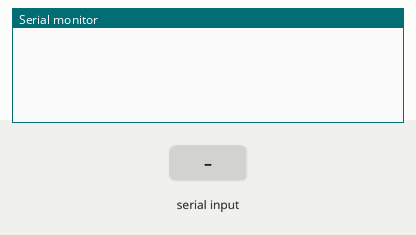
This sketch was run on a simulated Arduino Uno, built with avr-gcc and run on an emulated ATmega328P. On the bench: the last lines printed to the serial monitor. Inputs (shaded band) come from the test bench.

Above: at 1.9 s.
2.0 s: "C" received over the second serial link
At 2.7 s:
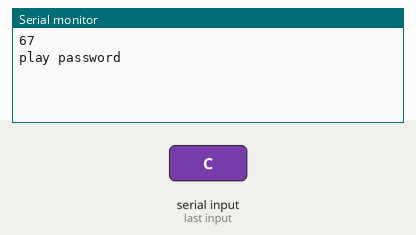
3.5 s: "A" received over the second serial link
At 4.0 s:
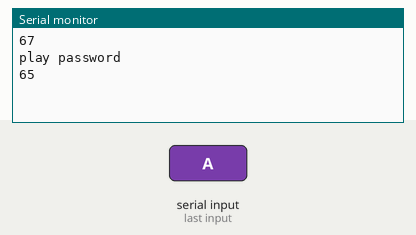

The sketch:

pauk.ino
```cpp
static int8_t Send_buf[8] = {0} ;

const int timeBetweenTracks = 90; // in secs

const int totalTracks = 31;
int currentTrack = 1;

#define CMD_PLAY_W_INDEX 0X03
#define CMD_SET_VOLUME 0X06
#define CMD_SEL_DEV 0X09
  #define DEV_TF 0X02
#define CMD_PLAY 0X0D
#define CMD_PAUSE 0X0E
#define CMD_STOP 0X16
#define CMD_SINGLE_CYCLE 0X19
  #define SINGLE_CYCLE_ON 0X00
  #define SINGLE_CYCLE_OFF 0X01
#define CMD_PLAY_W_VOL 0X22

#include <SoftwareSerial.h>
SoftwareSerial mp3Serial(4, 3); // RX, TX
int lastTimePlay; // in sec
int currentSec;

SoftwareSerial RFID(2, 10); // RX and TX
/*
 * ----------------------------------------------------------------------------
 * This is a MFRC522 library example; see https://github.com/miguelbalboa/rfid
 * for further details and other examples.
 *
 * NOTE: The library file MFRC522.h has a lot of useful info. Please read it.
 *
 * Released into the public domain.
 * ----------------------------------------------------------------------------
 * Example sketch/program which will try the most used default keys listed in
 * https://code.google.com/p/mfcuk/wiki/MifareClassicDefaultKeys to dump the
 * block 0 of a MIFARE RFID card using a RFID-RC522 reader.
 *
 * Typical pin layout used:
 * -----------------------------------------------------------------------------------------
 *             MFRC522      Arduino       Arduino   Arduino    Arduino          Arduino
 *             Reader/PCD   Uno           Mega      Nano v3    Leonardo/Micro   Pro Micro
 * Signal      Pin          Pin           Pin       Pin        Pin              Pin
 * -----------------------------------------------------------------------------------------
 * RST/Reset   RST          9             5         D9         RESET/ICSP-5     RST
 * SPI SS      SDA(SS)      10            53        D10        10               10
 * SPI MOSI    MOSI         11 / ICSP-4   51        D11        ICSP-4           16
 * SPI MISO    MISO         12 / ICSP-1   50        D12        ICSP-1           14
 * SPI SCK     SCK          13 / ICSP-3   52        D13        ICSP-3           15
 *
 */
/*
#include <SPI.h>
#include <MFRC522.h>

#define RST_PIN         9           // Configurable, see typical pin layout above
#define SS_PIN          10          // Configurable, see typical pin layout above

MFRC522 mfrc522(SS_PIN, RST_PIN);   // Create MFRC522 instance.

// Number of known default keys (hard-coded)
// NOTE: Synchronize the NR_KNOWN_KEYS define with the defaultKeys[] array
#define NR_KNOWN_KEYS   8
// Known keys, see: https://code.google.com/p/mfcuk/wiki/MifareClassicDefaultKeys
byte knownKeys[NR_KNOWN_KEYS][MFRC522::MF_KEY_SIZE] =  {
    {0xff, 0xff, 0xff, 0xff, 0xff, 0xff}, // FF FF FF FF FF FF = factory default
    {0xa0, 0xa1, 0xa2, 0xa3, 0xa4, 0xa5}, // A0 A1 A2 A3 A4 A5
    {0xb0, 0xb1, 0xb2, 0xb3, 0xb4, 0xb5}, // B0 B1 B2 B3 B4 B5
    {0x4d, 0x3a, 0x99, 0xc3, 0x51, 0xdd}, // 4D 3A 99 C3 51 DD
    {0x1a, 0x98, 0x2c, 0x7e, 0x45, 0x9a}, // 1A 98 2C 7E 45 9A
    {0xd3, 0xf7, 0xd3, 0xf7, 0xd3, 0xf7}, // D3 F7 D3 F7 D3 F7
    {0xaa, 0xbb, 0xcc, 0xdd, 0xee, 0xff}, // AA BB CC DD EE FF
    {0x00, 0x00, 0x00, 0x00, 0x00, 0x00}  // 00 00 00 00 00 00
};
*/

/*
 * Initialize.
 */
void setup() {

    Serial.begin(9600);         // Initialize serial communications with the PC
    //while (!Serial);            // Do nothing if no serial port is opened (added for Arduinos based on ATMEGA32U4)
    //SPI.begin();                // Init SPI bus
    //mfrc522.PCD_Init();         // Init MFRC522 card

    //Serial.println(F("Try the most used default keys to print block 0 of a MIFARE PICC."));
    initMp3Player();
    RFID.begin(9600);    // start serial to RFID reader
}

/*
 * Helper routine to dump a byte array as hex values to Serial.
 */
void dump_byte_array(byte *buffer, byte bufferSize) {
    for (byte i = 0; i < bufferSize; i++) {
        Serial.print(buffer[i] < 0x10 ? " 0" : " ");
        Serial.print(buffer[i], HEX);
    }
}

/*
 * Try using the PICC (the tag/card) with the given key to access block 0.
 * On success, it will show the key details, and dump the block data on Serial.
 *
 * @return true when the given key worked, false otherwise.
 */
 /*
boolean try_key(MFRC522::MIFARE_Key *key)
{
    boolean result = false;
    byte buffer[18];
    byte block = 0;
    byte status;

     Serial.println(F("Authenticating using key A..."));
    status = mfrc522.PCD_Authenticate(MFRC522::PICC_CMD_MF_AUTH_KEY_A, block, key, &(mfrc522.uid));
    if (status != MFRC522::STATUS_OK) {
        // Serial.print(F("PCD_Authenticate() failed: "));
        // Serial.println(mfrc522.GetStatusCodeName(status));
        return false;
    }

    // Read block
    byte byteCount = sizeof(buffer);
    status = mfrc522.MIFARE_Read(block, buffer, &byteCount);
    if (status != MFRC522::STATUS_OK) {
        // Serial.print(F("MIFARE_Read() failed: "));
        // Serial.println(mfrc522.GetStatusCodeName(status));
    }
    else {
        // Successful read
        result = true;
        Serial.print("@");
        //playPassword();

    }
    Serial.println();

    mfrc522.PICC_HaltA();       // Halt PICC
    mfrc522.PCD_StopCrypto1();  // Stop encryption on PCD
    return result;
}
*/

/*
 * Main loop.
 */
void loop() {
    // Look for new cards
    currentSec = millis() / 1000;
    checkForNextTrack();
    //delay(50);

     if (RFID.available() > 0) {
       int i = RFID.read();
       Serial.println(i, DEC);
       if(i == 67 || i == 65){
         //Serial.println("pika");
         playPassword();
        }
        //Serial.print(i, DEC);
        //Serial.print(" ");
     }

    delay(50);
    return;

    /*
    if ( ! mfrc522.PICC_IsNewCardPresent()){
        Serial.println("now is new card");
        return;
    }

    // Select one of the cards
    if ( ! mfrc522.PICC_ReadCardSerial()){
        Serial.println("koko");
        return;
    }

    // Show some details of the PICC (that is: the tag/card)


    // Try the known default keys
    MFRC522::MIFARE_Key key;
    for (byte k = 0; k < NR_KNOWN_KEYS; k++) {
        // Copy the known key into the MIFARE_Key structure
        for (byte i = 0; i < MFRC522::MF_KEY_SIZE; i++) {
            key.keyByte[i] = knownKeys[k][i];
        }
        // Try the key
        if (try_key(&key)) {
            // Found and reported on the key and block,
            // no need to try other keys for this PICC
            break;
        }
    }
    */
}

void initMp3Player(){
  lastTimePlay = millis() / 1000;
  currentSec = millis() / 1000;
  //pinMode(songs, INPUT_PULLUP);
  //pinMode(alarm, INPUT);
  //Serial1.begin(9600);
  mp3Serial.begin(9600);
  delay(500);//Wait chip initialization is complete
  sendCommand(CMD_SEL_DEV, DEV_TF);//select the TF card
  delay(200);//wait for 200ms
  //sendCommand(CMD_SET_VOLUME, 0X0F);//установить громкость в 15 (50%)
  sendCommand(CMD_SET_VOLUME, 0X16);//установить громкость в x1E=30 (100%)


  //sendCommand(0X17, 0X0102);//запустить зацикленное проигрывание содержимого папки "/01"
  //sendCommand(CMD_SINGLE_CYCLE, SINGLE_CYCLE_OFF);//запустить зацикленное проигрывание содержимого папки "/01"
  int songCode = word(0x01,1);
  sendCommand(0X0F, songCode);// играем трек 001 из папки 01
}

void checkForNextTrack(){

  if( currentSec - lastTimePlay > timeBetweenTracks){
    lastTimePlay = currentSec;
    currentTrack++;
    if(currentTrack > totalTracks){//totalTracks){
      currentTrack = 1;
    }

    int songCode = word(0x01, currentTrack);
    sendCommand(0X0F, songCode);// играем трек 001 из папки 01

  }
}

int passwordPlayingTime = 0;
void playPassword(){
  //if(passwordIsPlaying)
  if(currentSec - passwordPlayingTime < 0){
    return;
  }
  Serial.println("play password");
  // stop current track
  sendCommand(CMD_STOP, 0x00);//select the TF card
  // playing password track
  int songCode = word(0x02, 0x01);
  sendCommand(0X0F, songCode);// играем трек 001 из папки 02
  passwordPlayingTime = currentSec + 20;
  lastTimePlay = currentSec + 30;

}

void sendCommand(int8_t command, int16_t dat)
{
  delay(20);
  Send_buf[0] = 0x7e; //starting byte
  Send_buf[1] = 0xff; //version
  Send_buf[2] = 0x06; //the number of bytes of the command without starting byte and ending byte
  Send_buf[3] = command; //
  Send_buf[4] = 0x00;//0x00 = no feedback, 0x01 = feedback
  Send_buf[5] = (int8_t)(dat >> 8);//datah
  Send_buf[6] = (int8_t)(dat); //datal
  Send_buf[7] = 0xef; //ending byte
  for(uint8_t i=0; i<8; i++)//
  {
    mp3Serial.write(Send_buf[i]) ;
  }
}
```

Measured:
- after the input at 2.0 s, the serial monitor: prints a new line at once (image 1)
- after the input at 3.5 s, the serial monitor: prints a new line after 0.05 s (image 2)
